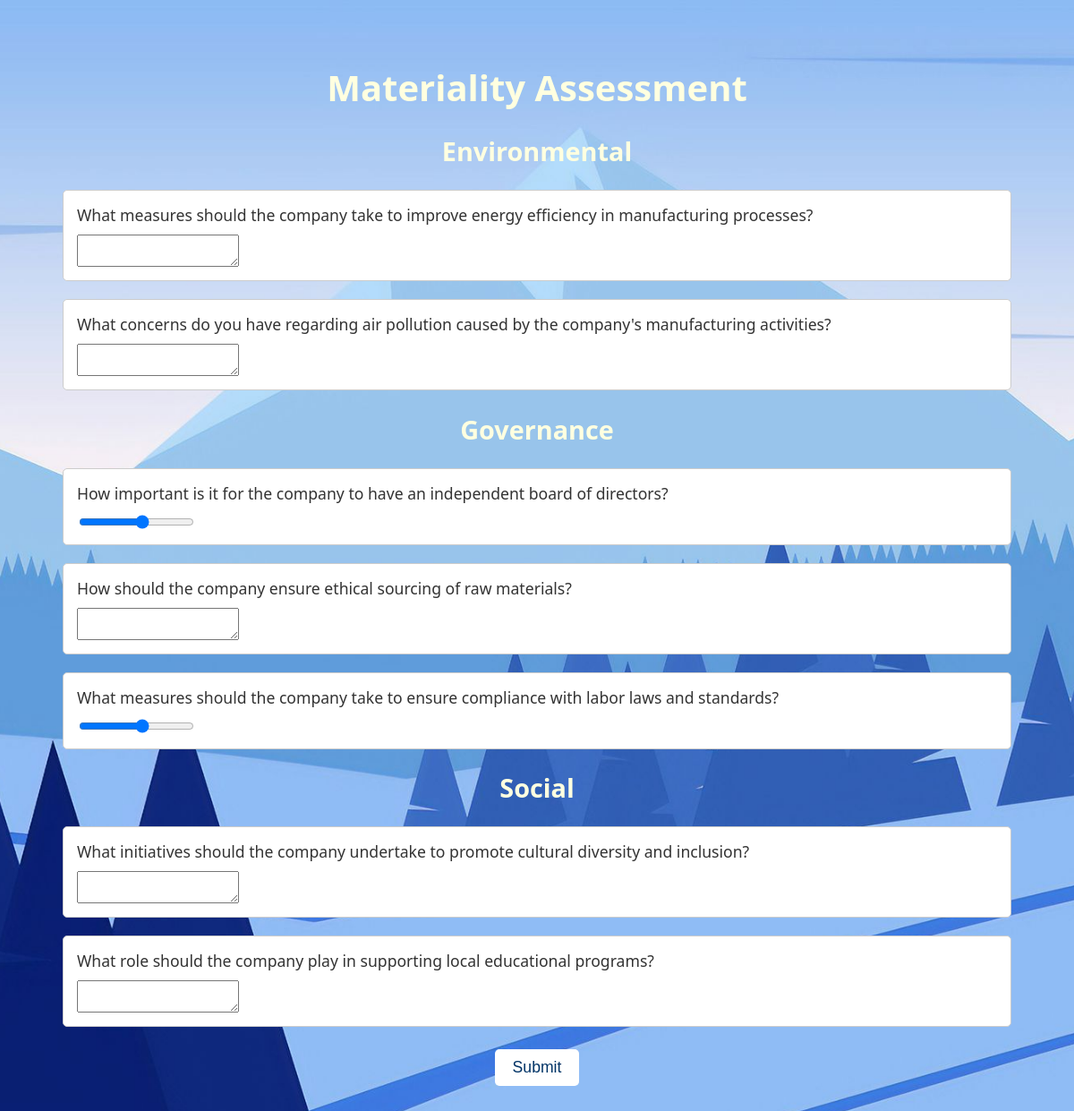
The app's page /end_user/4_ma_gui.php (signed in) with its own data.
### tables this page shows
CREATE TABLE `ma_mt` (
  `question_id` bigint(20) UNSIGNED NOT NULL,
  `question_text` varchar(255) DEFAULT NULL,
  `response_type` varchar(50) DEFAULT NULL,
  `part` varchar(50) DEFAULT NULL,
  `industry` varchar(50) DEFAULT NULL
);

### end_user/4_ma_gui.php (the view, shortened to what this page needs)
<?php
include('db_connection.php');
$sql = "SELECT question_id, question_text, part, response_type FROM ma_mt WHERE industry = ? ORDER BY part, question_id";
$stmt = $conn->prepare($sql);
$stmt->bind_param("s", $_SESSION['industry']);
$stmt->execute();
$result = $stmt->get_result();
$questions_by_part = [];
if ($result->num_rows > 0) {
    while ($row = $result->fetch_assoc()) {
        $questions_by_part[$row['part']][] = $row;
    }
} else {
    $questions_by_part = null;
}
?>
<!DOCTYPE html>
<html lang="en">
<head>
    <link rel="stylesheet" type="text/css" href="assets/css/3_styles.css" />
</head>
<body>
    <h1 id="title">Materiality Assessment</h1>
    <?php if ($questions_by_part) : ?>
        <form action="4_ma_submit.php" method="POST">
            <?php foreach ($questions_by_part as $part => $questions) : ?>
                <h2 class="part-title"><?php echo htmlspecialchars($part); ?></h2>
                <?php foreach ($questions as $question) : ?>
                    <div class="form-control">
                        <label for="question_<?php echo $question['question_id']; ?>">
                            <?php echo htmlspecialchars($question['question_text']); ?>
                        </label>
                        <?php if ($question['response_type'] == 'RANGE') : ?>
                            <div class="range-group">
                                <input type="range" id="question_<?php echo $question['question_id']; ?>" name="question_<?php echo $question['question_id']; ?>" min="1" max="10">
                            </div>
                        <?php elseif ($question['response_type'] == 'TEXT') : ?>
                            <div class="text-group">
                                <textarea id="question_<?php echo $question['question_id']; ?>" name="question_<?php echo $question['question_id']; ?>"></textarea>
                            </div>
                        <?php endif; ?>
                    </div>
                <?php endforeach; ?>
            <?php endforeach; ?>
            <div class="button-container">
                <button type="submit" value="submit" id="submit">Submit</button>
            </div>
        </form>
    <?php else : ?>
        <p>No questions found for the selected industry.</p>
    <?php endif; ?>
</body>
</html>

### end_user/assets/css/3_styles.css (style rules this page uses)
body { font-family: system-ui; background-color: #f5f5f5; color: #333; margin: 0; padding: 70px; background: url('../images/background.jpg') no-repeat center center/cover; }
body::before { opacity: 0.7; }
h1, h2 { color: lightyellow; text-align: center; }
h1 { font-size: 2.5em; margin-bottom: 10px; }
h2 { font-size: 1.8em; }
.form-control { background-color: #ffffff; border: 1px solid #ccc; border-radius: 5px; margin-bottom: 20px; padding: 15px; }
.form-control label { display: block; font-size: 1.1em; margin-bottom: 10px; }
.button-container { text-align: center; margin-top: 20px; justify-content: justify; }
.button-container button { background-color: white; border: 2px #003366; border-radius: 5px; color: #003366; cursor: pointer; font-size: 1.1em; margin: 5px; padding: 10px 20px; transition: background-color 0.3s; }

### records on screen
ma_mt: question_text "What measures should the company take to improve energy efficiency in manufacturing processes?"
ma_mt: question_text "What concerns do you have regarding air pollution caused by the company's manufacturing activities?"
ma_mt: question_text "How important is it for the company to have an independent board of directors?"
ma_mt: question_text "How should the company ensure ethical sourcing of raw materials?"
ma_mt: question_text "What measures should the company take to ensure compliance with labor laws and standards?"
ma_mt: question_text "What initiatives should the company undertake to promote cultural diversity and inclusion?"
ma_mt: question_text "What role should the company play in supporting local educational programs?"

### other values on screen
$part "Environmental"
$part "Governance"
$part "Social"
